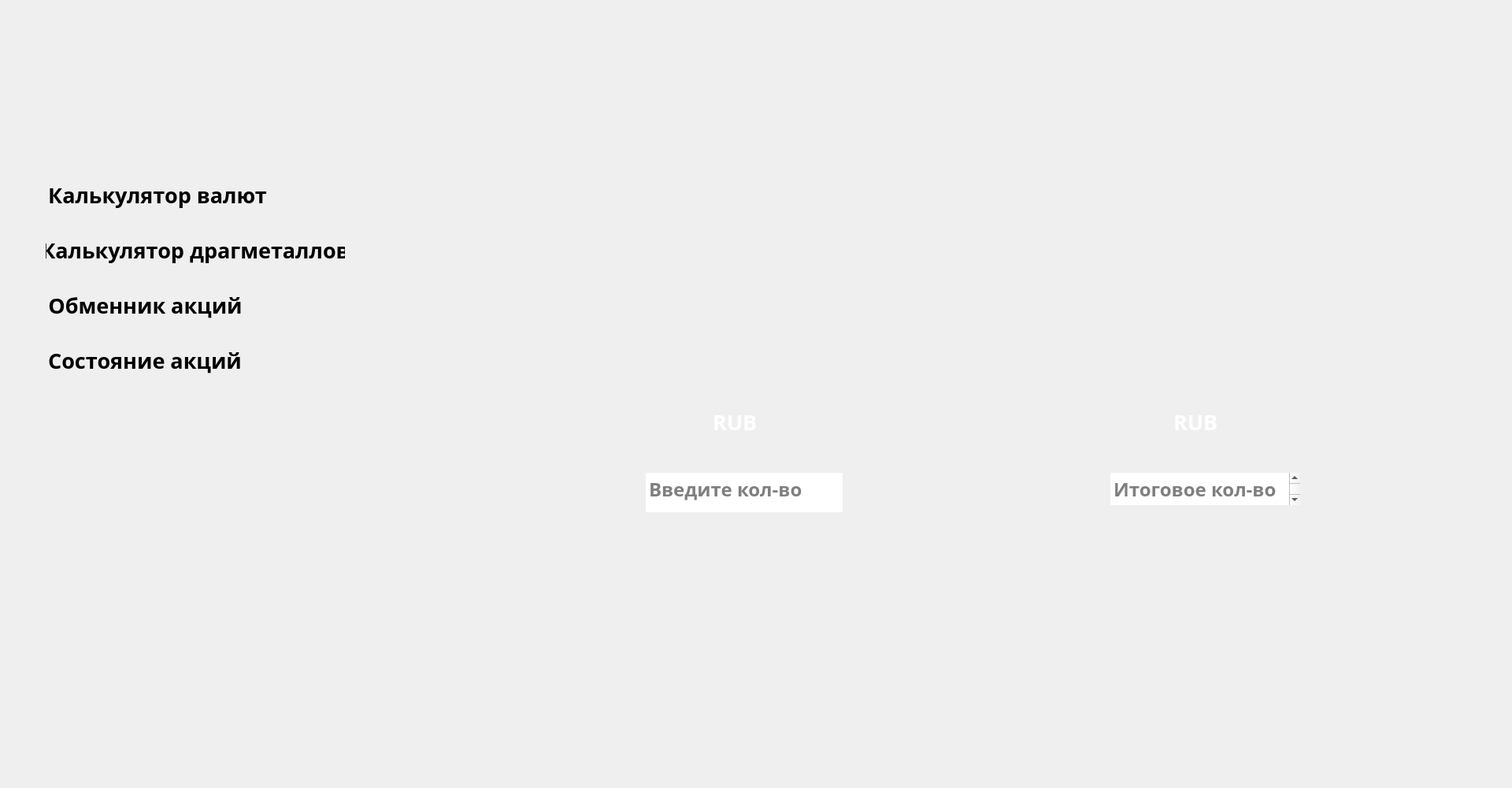
<?xml version="1.0" encoding="UTF-8"?>
<ui version="4.0">
 <class>MainWindow</class>
 <widget class="QMainWindow" name="MainWindow">
  <property name="geometry">
   <rect>
    <x>0</x>
    <y>0</y>
    <width>1920</width>
    <height>1000</height>
   </rect>
  </property>
  <property name="windowTitle">
   <string>LSD ARM</string>
  </property>
  <widget class="QWidget" name="centralwidget">
   <widget class="QWidget" name="horizontalLayoutWidget">
    <property name="geometry">
     <rect>
      <x>-10</x>
      <y>-10</y>
      <width>549</width>
      <height>1012</height>
     </rect>
    </property>
    <layout class="QHBoxLayout" name="horizontalLayout">
     <property name="spacing">
      <number>0</number>
     </property>
     <item>
      <layout class="QVBoxLayout" name="verticalLayout">
       <property name="spacing">
        <number>0</number>
       </property>
       <property name="sizeConstraint">
        <enum>QLayout::SetDefaultConstraint</enum>
       </property>
       <property name="leftMargin">
        <number>67</number>
       </property>
       <property name="topMargin">
        <number>215</number>
       </property>
       <property name="rightMargin">
        <number>100</number>
       </property>
       <property name="bottomMargin">
        <number>500</number>
       </property>
       <item alignment="Qt::AlignLeft">
        <widget class="QPushButton" name="pushButton">
         <property name="font">
          <font>
           <family>HelveticaNeueCyr</family>
           <pointsize>20</pointsize>
           <bold>true</bold>
           <kerning>true</kerning>
          </font>
         </property>
         <property name="styleSheet">
          <string notr="true">color: rgb(0, 0, 0);</string>
         </property>
         <property name="text">
          <string>Калькулятор валют</string>
         </property>
         <property name="default">
          <bool>false</bool>
         </property>
         <property name="flat">
          <bool>true</bool>
         </property>
        </widget>
       </item>
       <item>
        <spacer name="verticalSpacer">
         <property name="orientation">
          <enum>Qt::Vertical</enum>
         </property>
         <property name="sizeType">
          <enum>QSizePolicy::Fixed</enum>
         </property>
         <property name="sizeHint" stdset="0">
          <size>
           <width>20</width>
           <height>5</height>
          </size>
         </property>
        </spacer>
       </item>
       <item alignment="Qt::AlignLeft">
        <widget class="QPushButton" name="pushButton_6">
         <property name="font">
          <font>
           <family>HelveticaNeueCyr</family>
           <pointsize>20</pointsize>
           <bold>true</bold>
          </font>
         </property>
         <property name="styleSheet">
          <string notr="true">color: rgb(0, 0, 0);</string>
         </property>
         <property name="text">
          <string>Калькулятор драгметаллов</string>
         </property>
         <property name="default">
          <bool>false</bool>
         </property>
         <property name="flat">
          <bool>true</bool>
         </property>
        </widget>
       </item>
       <item>
        <spacer name="verticalSpacer_2">
         <property name="orientation">
          <enum>Qt::Vertical</enum>
         </property>
         <property name="sizeType">
          <enum>QSizePolicy::Fixed</enum>
         </property>
         <property name="sizeHint" stdset="0">
          <size>
           <width>10</width>
           <height>5</height>
          </size>
         </property>
        </spacer>
       </item>
       <item alignment="Qt::AlignLeft">
        <widget class="QPushButton" name="pushButton_3">
         <property name="font">
          <font>
           <family>HelveticaNeueCyr</family>
           <pointsize>20</pointsize>
           <bold>true</bold>
          </font>
         </property>
         <property name="layoutDirection">
          <enum>Qt::LeftToRight</enum>
         </property>
         <property name="styleSheet">
          <string notr="true">color: rgb(0, 0, 0);</string>
         </property>
         <property name="text">
          <string>Обменник акций</string>
         </property>
         <property name="flat">
          <bool>true</bool>
         </property>
        </widget>
       </item>
       <item>
        <spacer name="verticalSpacer_4">
         <property name="orientation">
          <enum>Qt::Vertical</enum>
         </property>
         <property name="sizeType">
          <enum>QSizePolicy::Fixed</enum>
         </property>
         <property name="sizeHint" stdset="0">
          <size>
           <width>20</width>
           <height>5</height>
          </size>
         </property>
        </spacer>
       </item>
       <item alignment="Qt::AlignLeft">
        <widget class="QPushButton" name="pushButton_5">
         <property name="font">
          <font>
           <family>HelveticaNeueCyr</family>
           <pointsize>20</pointsize>
           <bold>true</bold>
          </font>
         </property>
         <property name="styleSheet">
          <string notr="true">color: rgb(0, 0, 0);</string>
         </property>
         <property name="text">
          <string>Состояние акций</string>
         </property>
         <property name="flat">
          <bool>true</bool>
         </property>
        </widget>
       </item>
      </layout>
     </item>
    </layout>
   </widget>
   <widget class="QLabel" name="label">
    <property name="geometry">
     <rect>
      <x>0</x>
      <y>0</y>
      <width>548</width>
      <height>1048</height>
     </rect>
    </property>
    <property name="text">
     <string/>
    </property>
    <property name="pixmap">
     <pixmap resource="res.qrc">:/new/prefix1/images/LEFT PANEL_VAL_KALK.svg</pixmap>
    </property>
    <property name="scaledContents">
     <bool>true</bool>
    </property>
    <property name="wordWrap">
     <bool>false</bool>
    </property>
   </widget>
   <widget class="QLabel" name="label_2">
    <property name="geometry">
     <rect>
      <x>548</x>
      <y>0</y>
      <width>1378</width>
      <height>1028</height>
     </rect>
    </property>
    <property name="text">
     <string/>
    </property>
    <property name="pixmap">
     <pixmap resource="res.qrc">:/new/prefix1/images/VAL_KALK.svg</pixmap>
    </property>
    <property name="scaledContents">
     <bool>true</bool>
    </property>
   </widget>
   <widget class="QTextEdit" name="textEdit">
    <property name="geometry">
     <rect>
      <x>820</x>
      <y>600</y>
      <width>250</width>
      <height>50</height>
     </rect>
    </property>
    <property name="font">
     <font>
      <family>HelveticaNeueCyr</family>
      <pointsize>18</pointsize>
      <bold>true</bold>
     </font>
    </property>
    <property name="frameShape">
     <enum>QFrame::NoFrame</enum>
    </property>
    <property name="frameShadow">
     <enum>QFrame::Sunken</enum>
    </property>
    <property name="readOnly">
     <bool>false</bool>
    </property>
    <property name="markdown">
     <string/>
    </property>
    <property name="html">
     <string>&lt;!DOCTYPE HTML PUBLIC &quot;-//W3C//DTD HTML 4.0//EN&quot; &quot;http://www.w3.org/TR/REC-html40/strict.dtd&quot;&gt;
&lt;html&gt;&lt;head&gt;&lt;meta name=&quot;qrichtext&quot; content=&quot;1&quot; /&gt;&lt;meta charset=&quot;utf-8&quot; /&gt;&lt;style type=&quot;text/css&quot;&gt;
p, li { white-space: pre-wrap; }
hr { height: 1px; border-width: 0; }
li.unchecked::marker { content: &quot;\2610&quot;; }
li.checked::marker { content: &quot;\2612&quot;; }
&lt;/style&gt;&lt;/head&gt;&lt;body style=&quot; font-family:'HelveticaNeueCyr'; font-size:18pt; font-weight:700; font-style:normal;&quot;&gt;
&lt;p align=&quot;center&quot; style=&quot;-qt-paragraph-type:empty; margin-top:0px; margin-bottom:0px; margin-left:0px; margin-right:0px; -qt-block-indent:0; text-indent:0px;&quot;&gt;&lt;br /&gt;&lt;/p&gt;&lt;/body&gt;&lt;/html&gt;</string>
    </property>
    <property name="overwriteMode">
     <bool>false</bool>
    </property>
    <property name="acceptRichText">
     <bool>false</bool>
    </property>
    <property name="textInteractionFlags">
     <set>Qt::TextEditorInteraction</set>
    </property>
    <property name="placeholderText">
     <string>Введите кол-во</string>
    </property>
   </widget>
   <widget class="QTextEdit" name="textEdit_2">
    <property name="geometry">
     <rect>
      <x>1410</x>
      <y>600</y>
      <width>241</width>
      <height>41</height>
     </rect>
    </property>
    <property name="font">
     <font>
      <family>HelveticaNeueCyr</family>
      <pointsize>18</pointsize>
      <bold>true</bold>
     </font>
    </property>
    <property name="frameShape">
     <enum>QFrame::NoFrame</enum>
    </property>
    <property name="readOnly">
     <bool>true</bool>
    </property>
    <property name="html">
     <string>&lt;!DOCTYPE HTML PUBLIC &quot;-//W3C//DTD HTML 4.0//EN&quot; &quot;http://www.w3.org/TR/REC-html40/strict.dtd&quot;&gt;
&lt;html&gt;&lt;head&gt;&lt;meta name=&quot;qrichtext&quot; content=&quot;1&quot; /&gt;&lt;meta charset=&quot;utf-8&quot; /&gt;&lt;style type=&quot;text/css&quot;&gt;
p, li { white-space: pre-wrap; }
hr { height: 1px; border-width: 0; }
li.unchecked::marker { content: &quot;\2610&quot;; }
li.checked::marker { content: &quot;\2612&quot;; }
&lt;/style&gt;&lt;/head&gt;&lt;body style=&quot; font-family:'HelveticaNeueCyr'; font-size:18pt; font-weight:700; font-style:normal;&quot;&gt;
&lt;p align=&quot;center&quot; style=&quot;-qt-paragraph-type:empty; margin-top:5px; margin-bottom:0px; margin-left:0px; margin-right:0px; -qt-block-indent:0; text-indent:0px;&quot;&gt;&lt;br /&gt;&lt;/p&gt;&lt;/body&gt;&lt;/html&gt;</string>
    </property>
    <property name="overwriteMode">
     <bool>false</bool>
    </property>
    <property name="acceptRichText">
     <bool>false</bool>
    </property>
    <property name="textInteractionFlags">
     <set>Qt::TextSelectableByKeyboard|Qt::TextSelectableByMouse</set>
    </property>
    <property name="placeholderText">
     <string>Итоговое кол-во</string>
    </property>
   </widget>
   <widget class="QComboBox" name="comboBox">
    <property name="geometry">
     <rect>
      <x>850</x>
      <y>510</y>
      <width>169</width>
      <height>51</height>
     </rect>
    </property>
    <property name="font">
     <font>
      <family>HelveticaNeueCyr</family>
      <pointsize>20</pointsize>
      <bold>true</bold>
     </font>
    </property>
    <property name="cursor">
     <cursorShape>PointingHandCursor</cursorShape>
    </property>
    <property name="acceptDrops">
     <bool>false</bool>
    </property>
    <property name="autoFillBackground">
     <bool>false</bool>
    </property>
    <property name="styleSheet">
     <string notr="true">QComboBox {
	border: 1px;
	background-color: rgba(255, 255, 255, 0);
	padding: 1px 1px 1px 55px;
	min-width: 6em;
	color: rgb(255, 255, 255);
}
QComboBox::drop-down {
	subcontrol-origin: padding;
	subcontrol-position: top right;
	width: 50px;
	border-top-right-radius: 1px;
	border-bottom-right-radius: 1px;
}
QComboBox::down-arrow {
	
	image: url(:/new/prefix1/images/arrow.svg);
}
 
QComboBox QAbstractItemView{
	background-color: rgba(255, 255, 255, 0);
	color: rgb(255, 255, 255);
	selection-background-color: rgb(255, 255, 255);
	selection-color: rgb(255, 255, 255);
}</string>
    </property>
    <property name="editable">
     <bool>false</bool>
    </property>
    <property name="currentText">
     <string>RUB</string>
    </property>
    <property name="iconSize">
     <size>
      <width>16</width>
      <height>16</height>
     </size>
    </property>
    <property name="placeholderText">
     <string/>
    </property>
    <property name="frame">
     <bool>true</bool>
    </property>
    <item>
     <property name="text">
      <string>RUB</string>
     </property>
    </item>
    <item>
     <property name="text">
      <string>CHF</string>
     </property>
    </item>
    <item>
     <property name="text">
      <string>EUR</string>
     </property>
    </item>
    <item>
     <property name="text">
      <string>USD</string>
     </property>
    </item>
    <item>
     <property name="text">
      <string>CNY</string>
     </property>
    </item>
    <item>
     <property name="text">
      <string>AED</string>
     </property>
    </item>
    <item>
     <property name="text">
      <string>GBP</string>
     </property>
    </item>
   </widget>
   <widget class="QComboBox" name="comboBox_2">
    <property name="enabled">
     <bool>true</bool>
    </property>
    <property name="geometry">
     <rect>
      <x>1450</x>
      <y>510</y>
      <width>152</width>
      <height>51</height>
     </rect>
    </property>
    <property name="font">
     <font>
      <family>HelveticaNeueCyr</family>
      <pointsize>20</pointsize>
      <bold>true</bold>
     </font>
    </property>
    <property name="cursor">
     <cursorShape>PointingHandCursor</cursorShape>
    </property>
    <property name="styleSheet">
     <string notr="true">QComboBox {
	border: 1px;
	background-color: rgba(255, 255, 255, 0);
	padding: 1px 1px 1px 40px;
	min-width: 6em;
	color: rgb(255, 255, 255);
}
QComboBox::drop-down {
	subcontrol-origin: padding;
	subcontrol-position: top right;
	width: 50px;
	border-top-right-radius: 1px;
	border-bottom-right-radius: 1px;
}
QComboBox::down-arrow {
	
	image: url(:/new/prefix1/images/arrow.svg);
}
 
QComboBox QAbstractItemView{
	background-color: rgba(255, 255, 255, 0);
	
	color: rgb(255, 255, 255);
 
	selection-background-color: rgb(255, 255, 255);
	selection-color: #4f4f4f;
}</string>
    </property>
    <property name="currentText">
     <string>RUB</string>
    </property>
    <property name="placeholderText">
     <string/>
    </property>
    <property name="frame">
     <bool>true</bool>
    </property>
    <item>
     <property name="text">
      <string>RUB</string>
     </property>
    </item>
    <item>
     <property name="text">
      <string>CHF</string>
     </property>
    </item>
    <item>
     <property name="text">
      <string>EUR</string>
     </property>
    </item>
    <item>
     <property name="text">
      <string>USD</string>
     </property>
    </item>
    <item>
     <property name="text">
      <string>CNY</string>
     </property>
    </item>
    <item>
     <property name="text">
      <string>AED</string>
     </property>
    </item>
    <item>
     <property name="text">
      <string>GBP</string>
     </property>
    </item>
   </widget>
   <widget class="QPushButton" name="pushButton_4">
    <property name="geometry">
     <rect>
      <x>1180</x>
      <y>590</y>
      <width>121</width>
      <height>61</height>
     </rect>
    </property>
    <property name="cursor">
     <cursorShape>PointingHandCursor</cursorShape>
    </property>
    <property name="autoFillBackground">
     <bool>false</bool>
    </property>
    <property name="styleSheet">
     <string notr="true">background-color: rgba(255, 255, 255, 0);
border: none;</string>
    </property>
    <property name="text">
     <string/>
    </property>
   </widget>
   <zorder>label</zorder>
   <zorder>horizontalLayoutWidget</zorder>
   <zorder>label_2</zorder>
   <zorder>textEdit</zorder>
   <zorder>textEdit_2</zorder>
   <zorder>comboBox</zorder>
   <zorder>comboBox_2</zorder>
   <zorder>pushButton_4</zorder>
  </widget>
 </widget>
 <resources>
  <include location="res.qrc"/>
 </resources>
 <connections/>
</ui>
